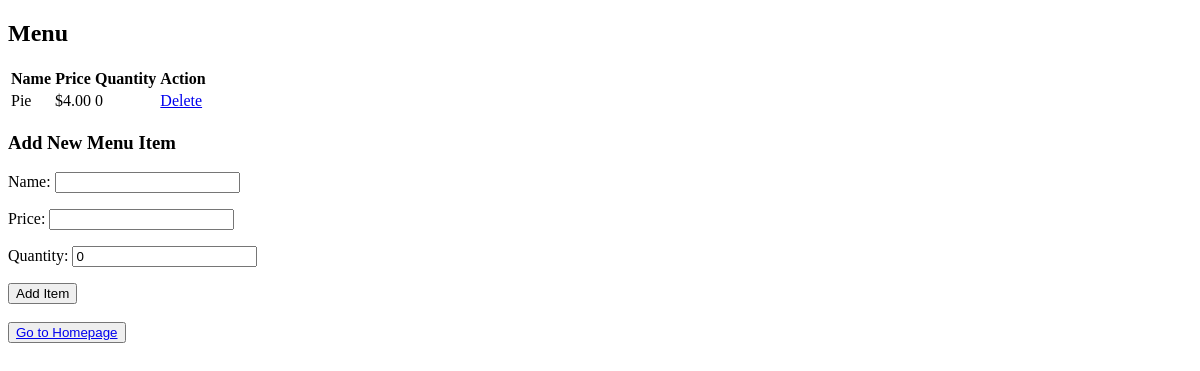
The app's page /menu/, older data.
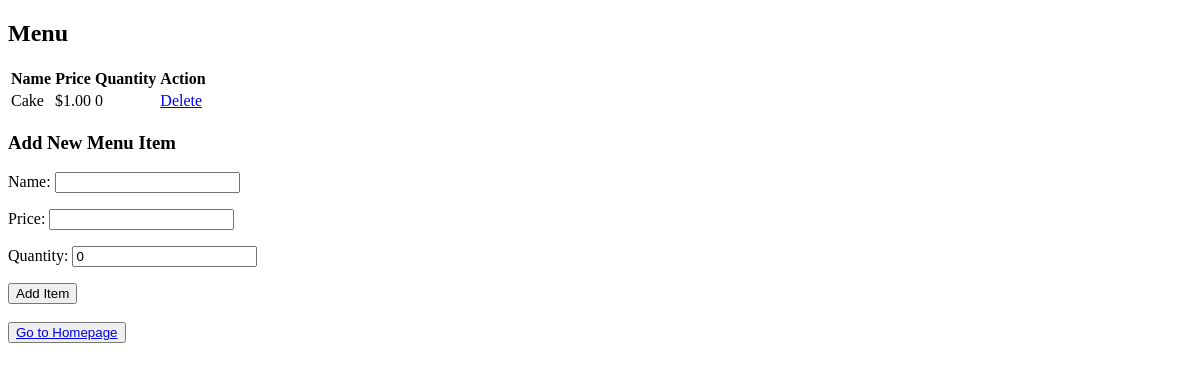
The same page, newer data.
### main/models.py (models this page shows, shortened)
class MenuItem(models.Model):
    name = models.CharField(max_length=100)
    price = models.DecimalField(max_digits=10, decimal_places=2)
    quantity = models.IntegerField(default=0)  # Добавляем новое поле quantity
    ingredients = models.ManyToManyField(Ingredient, through='RecipeRequirement')

### main/views.py (the view)
# urls.py: path('menu/', views.menu, name='menu'),
def menu(request):
    if request.method == 'POST':
        form = MenuItemForm(request.POST)
        if form.is_valid():
            form.save()
            return redirect('menu')
    else:
        form = MenuItemForm()
    menu_items = MenuItem.objects.all()
    ingredients = Ingredient.objects.all()  # Получаем все ингредиенты
    context = {
        'menu_items': menu_items,
        'form': form,
        'ingredients': ingredients,  # Передаем список ингредиентов в контекст
    }
    return render(request, 'main/menu.html', context)

### main/forms.py
class MenuItemForm(forms.ModelForm):
    class Meta:
        model = MenuItem
        fields = ['name', 'price', 'quantity']  # Добавляем поле quantity

### main/templates/main/menu.html (shortened to what this page needs)
{% extends 'main/base.html' %}
{% block content %}
    <h2>Menu</h2>
    <table>
        <thead>
            <tr>
                <th>Name</th>
                <th>Price</th>
                <th>Quantity</th>
                <th>Action</th>
            </tr>
        </thead>
        <tbody>
            {% for item in menu_items %}
            <tr>
                <td>{{ item.name }}</td>
                <td>${{ item.price }}</td>
                <td>{{ item.quantity }}</td>
                <td>
                    <a href="{% url 'confirm_delete_menu_item' item.id %}">Delete</a>
                </td>
            </tr>
            {% endfor %}
        </tbody>
    </table>
    <h3>Add New Menu Item</h3>
    <form method="post">
        {{ form.as_p }}
        <button type="submit">Add Item </button>
    </form>
    <br>
    <button type="submit"><a href="{% url 'index' %}">Go to Homepage</a></button>
{% endblock %}

Row changes from the older to the newer data that the page shows:
removed MenuItem: name "Pie", price "4.00", quantity "0"
added MenuItem: name "Cake", price "1.00", quantity "0"
